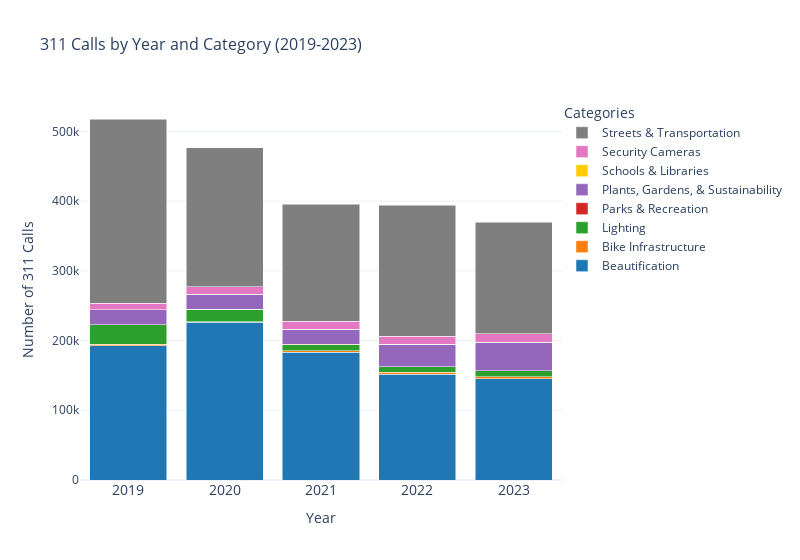
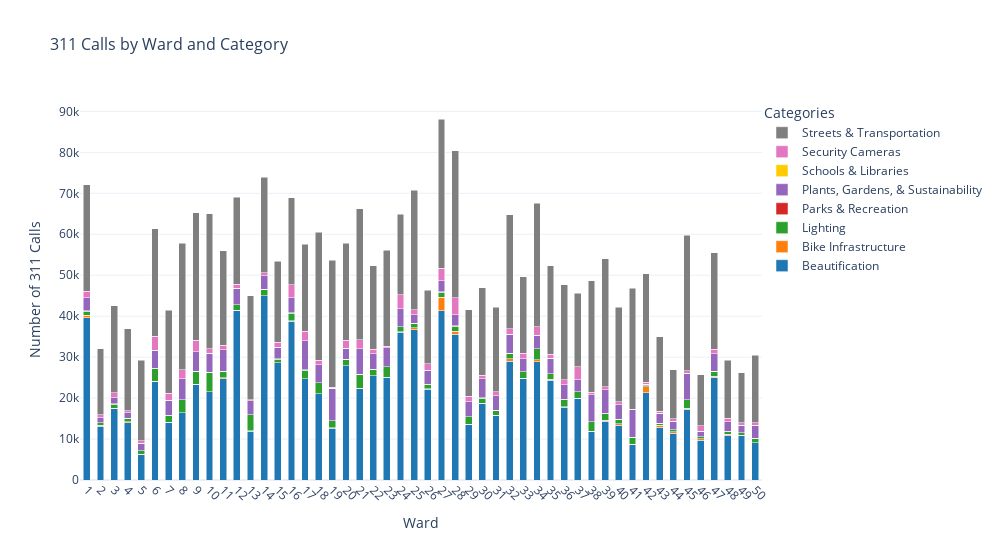
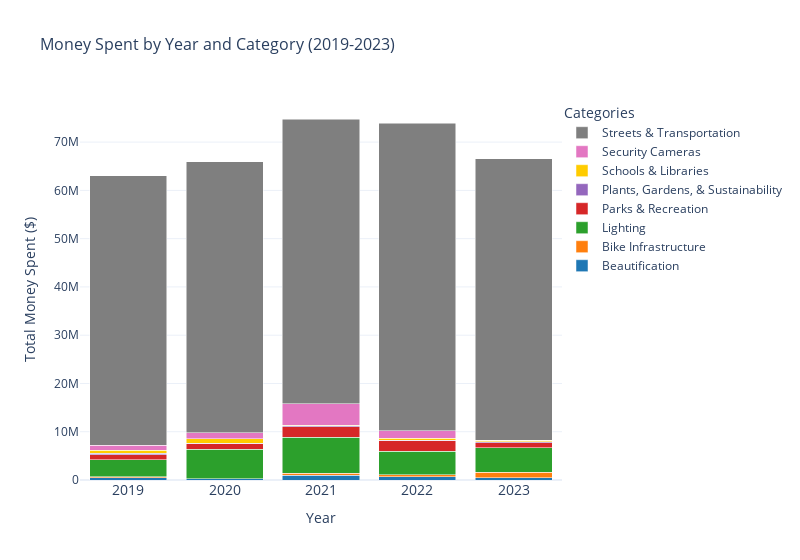
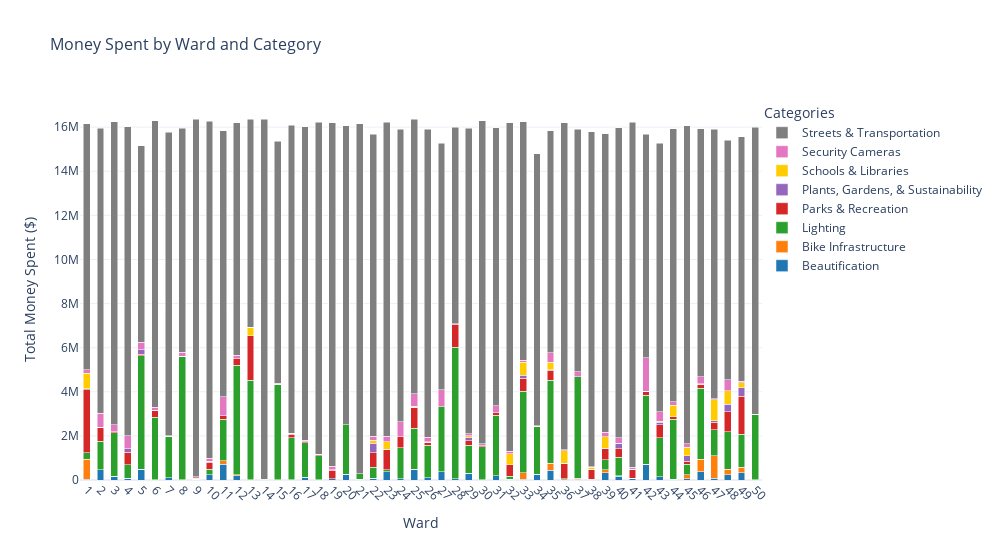

The notebook cell saved with these charts, in order:
### Code cell
# plotly
import csv
import pathlib
from collections import defaultdict
import plotly.graph_objects as go
from plotly.offline import init_notebook_mode
init_notebook_mode(connected=True)

# CSV file path
csv_file = pathlib.Path.cwd().parent.parent / "30122-project-gitmoney" / "data" / "calls_money.csv"


# Use relative path from current directory to data directory
#csv_file = pathlib.Path(__file__).parent.parent / "data" / "calls_money.csv"
print(f"File path: {csv_file}")


def plot_calls_by_year_and_ward(csv_file: pathlib.Path):
    """
    Plot four interactive stacked bar charts: calls and money spent by year and ward, categorized.

    Parameters:
        csv_file (Path): Path to CSV file with year, ward, category, calls, and total_cost

    Returns:
        None (displays four plots)
    """
    # Load CSV data 
  
    with open(csv_file, 'r', encoding='utf-8') as f:
        reader = csv.DictReader(f)
        data = [{k.strip(): float(v) if k in ('calls', 'total_cost') else int(v) if k in ('year', 'ward') else v 
                    for k, v in row.items()} for row in reader]
 
    # Single-pass aggregation
    calls_by_year = defaultdict(lambda: defaultdict(int))
    calls_by_ward = defaultdict(lambda: defaultdict(int))
    money_by_year = defaultdict(lambda: defaultdict(float))
    money_by_ward = defaultdict(lambda: defaultdict(float))

    for entry in data:
        year = entry['year']
        ward = entry['ward']
        category = entry['category']
        calls = entry['calls']
        cost = entry['total_cost']

        if 2019 <= year <= 2023:
            calls_by_year[year][category] += calls
            money_by_year[year][category] += cost
        calls_by_ward[ward][category] += calls
        money_by_ward[ward][category] += cost

    # Extract sorted keys
    years = sorted(calls_by_year.keys())
    wards = sorted(calls_by_ward.keys())
    categories = sorted(set().union(*[set(calls_by_year[y].keys()) for y in years]))

    # Optimized 10-color palette
    color_palette = [
        '#1f77b4', '#ff7f0e', '#2ca02c', '#d62728', '#9467bd', 
        '#ffcc00', '#e377c2', '#7f7f7f', '#17becf', '#75701F'
    ]
    if len(categories) > len(color_palette):
        print(f"Warning: {len(categories)} categories exceed palette size ({len(color_palette)}).")
    category_colors = {cat: color_palette[i % len(color_palette)] for i, cat in enumerate(categories)}

    # Interactive stacked bar chart function 
    def plot_stacked_bars(x_values, data_dict, title, x_label, y_label, rotate_x=False):
        traces = []
        for category in categories:
            values = [data_dict[x].get(category, 0) for x in x_values]
            traces.append(go.Bar(
                x=x_values,
                y=values,
                name=category,
                hovertemplate='%{y}<extra></extra>',
                marker=dict(color=category_colors[category]),
                hoverinfo='y+name',
                width=0.5 if rotate_x else 0.8  
            ))

        # layout 
        layout = go.Layout(
            title=dict(text=title, font_size=16),
            barmode='stack',
            xaxis=dict(
                title=x_label,
                tickangle=45 if rotate_x else 0, 
                tickfont=dict(size=12 if rotate_x else 14),  
                tickmode='array',
                tickvals=x_values, 
                ticktext=[str(int(x)) for x in x_values],  
                automargin=True,  
                ticklen=8,  
                tickwidth=1
            ),
            yaxis=dict(title=y_label),
            hovermode='x unified',
            template="plotly_white",
            legend=dict(title="Categories", x=1, y=1, bgcolor="rgba(255,255,255,0.5)"),
            width=1000 if rotate_x else 800  
        )

        fig = go.Figure(data=traces, layout=layout)
        fig.show()

    # Plot all four charts
    plot_stacked_bars(years, calls_by_year, '311 Calls by Year and Category (2019-2023)', 'Year', 'Number of 311 Calls', rotate_x=False)
    plot_stacked_bars(wards, calls_by_ward, '311 Calls by Ward and Category', 'Ward', 'Number of 311 Calls', rotate_x=True)
    plot_stacked_bars(years, money_by_year, 'Money Spent by Year and Category (2019-2023)', 'Year', 'Total Money Spent ($)', rotate_x=False)
    plot_stacked_bars(wards, money_by_ward, 'Money Spent by Ward and Category', 'Ward', 'Total Money Spent ($)', rotate_x=True)

# Run the real data
if __name__ == "__main__":
    plot_calls_by_year_and_ward(csv_file)

### Figure 1 — Plotly figure (JSON) as saved in the notebook; plotly's stock layout.template omitted (floating-point values rounded to 4 significant figures)
{"data": [{"hoverinfo": "y+name", "hovertemplate": "%{y}<extra></extra>", "marker": {"color": "#1f77b4"}, "name": "Beautification", "type": "bar", "width": 0.8, "x": [2019, 2020, 2021, 2022, 2023], "y": [192651, 226121, 183231, 151475, 145395]}, {"hoverinfo": "y+name", "hovertemplate": "%{y}<extra></extra>", "marker": {"color": "#ff7f0e"}, "name": "Bike Infrastructure", "type": "bar", "width": 0.8, "x": [2019, 2020, 2021, 2022, 2023], "y": [2119, 1118, 1986, 3446, 2734]}, {"hoverinfo": "y+name", "hovertemplate": "%{y}<extra></extra>", "marker": {"color": "#2ca02c"}, "name": "Lighting", "type": "bar", "width": 0.8, "x": [2019, 2020, 2021, 2022, 2023], "y": [27863, 17720, 8870, 7559, 8501]}, {"hoverinfo": "y+name", "hovertemplate": "%{y}<extra></extra>", "marker": {"color": "#d62728"}, "name": "Parks & Recreation", "type": "bar", "width": 0.8, "x": [2019, 2020, 2021, 2022, 2023], "y": [404, 135, 596, 338, 313]}, {"hoverinfo": "y+name", "hovertemplate": "%{y}<extra></extra>", "marker": {"color": "#9467bd"}, "name": "Plants, Gardens, & Sustainability", "type": "bar", "width": 0.8, "x": [2019, 2020, 2021, 2022, 2023], "y": [21484, 21141, 21727, 31647, 40708]}, {"hoverinfo": "y+name", "hovertemplate": "%{y}<extra></extra>", "marker": {"color": "#ffcc00"}, "name": "Schools & Libraries", "type": "bar", "width": 0.8, "x": [2019, 2020, 2021, 2022, 2023], "y": [0, 0, 0, 0, 0]}, {"hoverinfo": "y+name", "hovertemplate": "%{y}<extra></extra>", "marker": {"color": "#e377c2"}, "name": "Security Cameras", "type": "bar", "width": 0.8, "x": [2019, 2020, 2021, 2022, 2023], "y": [8966, 10835, 11289, 11720, 12045]}, {"hoverinfo": "y+name", "hovertemplate": "%{y}<extra></extra>", "marker": {"color": "#7f7f7f"}, "name": "Streets & Transportation", "type": "bar", "width": 0.8, "x": [2019, 2020, 2021, 2022, 2023], "y": [264391, 199902, 167919, 187936, 160300]}], "layout": {"barmode": "stack", "hovermode": "x unified", "legend": {"bgcolor": "rgba(255,255,255,0.5)", "title": {"text": "Categories"}, "x": 1, "y": 1}, "title": {"font": {"size": 16}, "text": "311 Calls by Year and Category (2019-2023)"}, "width": 800, "xaxis": {"automargin": true, "tickangle": 0, "tickfont": {"size": 14}, "ticklen": 8, "tickmode": "array", "ticktext": ["2019", "2020", "2021", "2022", "2023"], "tickvals": [2019, 2020, 2021, 2022, 2023], "tickwidth": 1, "title": {"text": "Year"}}, "yaxis": {"title": {"text": "Number of 311 Calls"}}}}

### Figure 2 — Plotly figure (JSON) as saved in the notebook; plotly's stock layout.template omitted (floating-point values rounded to 4 significant figures)
{"data": [{"hoverinfo": "y+name", "hovertemplate": "%{y}<extra></extra>", "marker": {"color": "#1f77b4"}, "name": "Beautification", "type": "bar", "width": 0.5, "x": [1, 2, 3, 4, 5, 6, 7, 8, 9, 10, 11, 12, 13, 14, 15, 16, 17, 18, 19, 20, 21, 22, 23, 24, 25, 26, 27, 28, 29, 30, 31, 32, 33, 34, 35, 36, 37, 38, 39, 40, 41, 42, 43, 44, 45, 46, 47, 48, 49, 50], "y": [39615, 13092, 17400, 14004, 6172, 24013, 14047, 16409, 23332, 21534, 24715, 41417, 11963, 44951, 28584, 38822, 24680, 21004, 12692, 27897, 22310, 25412, 25041, 36140, 36706, 22187, 41345, 35561, 13607, 18605, 15794, 28954, 24669, 28912, 24404, 17747, 19932, 11911, 14361, 13371, 8667, 21320, 12904, 11446, 17275, 9767, 25092, 10887, 10822, 9066]}, {"hoverinfo": "y+name", "hovertemplate": "%{y}<extra></extra>", "marker": {"color": "#ff7f0e"}, "name": "Bike Infrastructure", "type": "bar", "width": 0.5, "x": [1, 2, 3, 4, 5, 6, 7, 8, 9, 10, 11, 12, 13, 14, 15, 16, 17, 18, 19, 20, 21, 22, 23, 24, 25, 26, 27, 28, 29, 30, 31, 32, 33, 34, 35, 36, 37, 38, 39, 40, 41, 42, 43, 44, 45, 46, 47, 48, 49, 50], "y": [576, 288, 165, 260, 101, 115, 13, 14, 14, 34, 256, 37, 14, 28, 38, 8, 23, 10, 11, 21, 68, 17, 25, 20, 486, 109, 3280, 715, 15, 117, 60, 704, 206, 497, 150, 103, 29, 28, 259, 342, 27, 1437, 410, 290, 208, 322, 290, 246, 76, 58]}, {"hoverinfo": "y+name", "hovertemplate": "%{y}<extra></extra>", "marker": {"color": "#2ca02c"}, "name": "Lighting", "type": "bar", "width": 0.5, "x": [1, 2, 3, 4, 5, 6, 7, 8, 9, 10, 11, 12, 13, 14, 15, 16, 17, 18, 19, 20, 21, 22, 23, 24, 25, 26, 27, 28, 29, 30, 31, 32, 33, 34, 35, 36, 37, 38, 39, 40, 41, 42, 43, 44, 45, 46, 47, 48, 49, 50], "y": [1068, 619, 914, 810, 837, 3058, 1690, 3128, 3176, 4724, 1571, 1301, 4010, 1575, 905, 1908, 2156, 2675, 1736, 1559, 3391, 1577, 2615, 1250, 1048, 968, 1222, 1306, 1767, 1272, 1199, 1292, 1526, 2607, 1409, 1802, 1566, 2233, 1587, 1094, 1733, 253, 564, 528, 2073, 426, 1116, 703, 682, 1021]}, {"hoverinfo": "y+name", "hovertemplate": "%{y}<extra></extra>", "marker": {"color": "#d62728"}, "name": "Parks & Recreation", "type": "bar", "width": 0.5, "x": [1, 2, 3, 4, 5, 6, 7, 8, 9, 10, 11, 12, 13, 14, 15, 16, 17, 18, 19, 20, 21, 22, 23, 24, 25, 26, 27, 28, 29, 30, 31, 32, 33, 34, 35, 36, 37, 38, 39, 40, 41, 42, 43, 44, 45, 46, 47, 48, 49, 50], "y": [29, 9, 108, 46, 37, 131, 56, 76, 73, 39, 27, 24, 2, 8, 44, 119, 48, 17, 30, 61, 79, 11, 11, 69, 47, 67, 99, 113, 62, 31, 10, 8, 37, 60, 27, 25, 47, 10, 42, 15, 14, 15, 12, 8, 23, 24, 20, 26, 6, 13]}, {"hoverinfo": "y+name", "hovertemplate": "%{y}<extra></extra>", "marker": {"color": "#9467bd"}, "name": "Plants, Gardens, & Sustainability", "type": "bar", "width": 0.5, "x": [1, 2, 3, 4, 5, 6, 7, 8, 9, 10, 11, 12, 13, 14, 15, 16, 17, 18, 19, 20, 21, 22, 23, 24, 25, 26, 27, 28, 29, 30, 31, 32, 33, 34, 35, 36, 37, 38, 39, 40, 41, 42, 43, 44, 45, 46, 47, 48, 49, 50], "y": [3249, 1219, 1515, 1275, 1801, 4344, 3677, 5099, 4697, 4595, 5257, 4016, 3383, 3345, 2867, 3698, 7061, 4484, 7921, 2623, 6190, 3819, 4571, 4307, 2006, 3471, 2744, 2650, 3645, 4680, 3493, 4610, 3185, 3262, 3761, 3592, 2949, 6668, 5731, 3605, 6654, 412, 2386, 2088, 6448, 1405, 4326, 2327, 1800, 3172]}, {"hoverinfo": "y+name", "hovertemplate": "%{y}<extra></extra>", "marker": {"color": "#ffcc00"}, "name": "Schools & Libraries", "type": "bar", "width": 0.5, "x": [1, 2, 3, 4, 5, 6, 7, 8, 9, 10, 11, 12, 13, 14, 15, 16, 17, 18, 19, 20, 21, 22, 23, 24, 25, 26, 27, 28, 29, 30, 31, 32, 33, 34, 35, 36, 37, 38, 39, 40, 41, 42, 43, 44, 45, 46, 47, 48, 49, 50], "y": [0, 0, 0, 0, 0, 0, 0, 0, 0, 0, 0, 0, 0, 0, 0, 0, 0, 0, 0, 0, 0, 0, 0, 0, 0, 0, 0, 0, 0, 0, 0, 0, 0, 0, 0, 0, 0, 0, 0, 0, 0, 0, 0, 0, 0, 0, 0, 0, 0, 0]}, {"hoverinfo": "y+name", "hovertemplate": "%{y}<extra></extra>", "marker": {"color": "#e377c2"}, "name": "Security Cameras", "type": "bar", "width": 0.5, "x": [1, 2, 3, 4, 5, 6, 7, 8, 9, 10, 11, 12, 13, 14, 15, 16, 17, 18, 19, 20, 21, 22, 23, 24, 25, 26, 27, 28, 29, 30, 31, 32, 33, 34, 35, 36, 37, 38, 39, 40, 41, 42, 43, 44, 45, 46, 47, 48, 49, 50], "y": [1526, 650, 1169, 522, 676, 3395, 1707, 2150, 2790, 1105, 1032, 1024, 283, 678, 1237, 3066, 2371, 1109, 293, 1988, 2222, 1045, 425, 3482, 1340, 1550, 2993, 4128, 1399, 922, 1037, 1403, 1340, 2125, 945, 1232, 3082, 619, 801, 664, 218, 437, 570, 574, 672, 1263, 1062, 880, 553, 710]}, {"hoverinfo": "y+name", "hovertemplate": "%{y}<extra></extra>", "marker": {"color": "#7f7f7f"}, "name": "Streets & Transportation", "type": "bar", "width": 0.5, "x": [1, 2, 3, 4, 5, 6, 7, 8, 9, 10, 11, 12, 13, 14, 15, 16, 17, 18, 19, 20, 21, 22, 23, 24, 25, 26, 27, 28, 29, 30, 31, 32, 33, 34, 35, 36, 37, 38, 39, 40, 41, 42, 43, 44, 45, 46, 47, 48, 49, 50], "y": [26019, 16192, 21316, 19963, 19667, 26337, 20221, 30961, 31173, 33032, 23094, 21181, 25342, 23367, 19700, 21310, 21258, 31252, 30941, 23626, 31977, 20433, 23381, 19614, 29178, 17947, 36468, 35925, 21118, 21319, 20546, 27797, 18698, 30071, 21680, 23227, 18013, 27243, 31200, 23115, 29554, 26445, 18100, 12045, 33089, 12505, 23580, 14127, 12216, 16472]}], "layout": {"barmode": "stack", "hovermode": "x unified", "legend": {"bgcolor": "rgba(255,255,255,0.5)", "title": {"text": "Categories"}, "x": 1, "y": 1}, "title": {"font": {"size": 16}, "text": "311 Calls by Ward and Category"}, "width": 1000, "xaxis": {"automargin": true, "tickangle": 45, "tickfont": {"size": 12}, "ticklen": 8, "tickmode": "array", "ticktext": ["1", "2", "3", "4", "5", "6", "7", "8", "9", "10", "11", "12", "13", "14", "15", "16", "17", "18", "19", "20", "21", "22", "23", "24", "25", "26", "27", "28", "29", "30", "31", "32", "33", "34", "35", "36", "37", "38", "39", "40", "41", "42", "43", "44", "45", "46", "47", "48", "49", "50"], "tickvals": [1, 2, 3, 4, 5, 6, 7, 8, 9, 10, 11, 12, 13, 14, 15, 16, 17, 18, 19, 20, 21, 22, 23, 24, 25, 26, 27, 28, 29, 30, 31, 32, 33, 34, 35, 36, 37, 38, 39, 40, 41, 42, 43, 44, 45, 46, 47, 48, 49, 50], "tickwidth": 1, "title": {"text": "Ward"}}, "yaxis": {"title": {"text": "Number of 311 Calls"}}}}

### Figure 3 — Plotly figure (JSON) as saved in the notebook; plotly's stock layout.template omitted (floating-point values rounded to 4 significant figures)
{"data": [{"hoverinfo": "y+name", "hovertemplate": "%{y}<extra></extra>", "marker": {"color": "#1f77b4"}, "name": "Beautification", "type": "bar", "width": 0.8, "x": [2019, 2020, 2021, 2022, 2023], "y": [475637, 218825, 961918, 637405, 468730]}, {"hoverinfo": "y+name", "hovertemplate": "%{y}<extra></extra>", "marker": {"color": "#ff7f0e"}, "name": "Bike Infrastructure", "type": "bar", "width": 0.8, "x": [2019, 2020, 2021, 2022, 2023], "y": [219000, 71000, 452500, 427500, 1176263]}, {"hoverinfo": "y+name", "hovertemplate": "%{y}<extra></extra>", "marker": {"color": "#2ca02c"}, "name": "Lighting", "type": "bar", "width": 0.8, "x": [2019, 2020, 2021, 2022, 2023], "y": [3456041, 6069707, 7480645, 4894523, 5042751]}, {"hoverinfo": "y+name", "hovertemplate": "%{y}<extra></extra>", "marker": {"color": "#d62728"}, "name": "Parks & Recreation", "type": "bar", "width": 0.8, "x": [2019, 2020, 2021, 2022, 2023], "y": [1110120, 1114975, 2149540, 2190833, 1077081]}, {"hoverinfo": "y+name", "hovertemplate": "%{y}<extra></extra>", "marker": {"color": "#9467bd"}, "name": "Plants, Gardens, & Sustainability", "type": "bar", "width": 0.8, "x": [2019, 2020, 2021, 2022, 2023], "y": [258371, 190406, 164000, 91700, 160000]}, {"hoverinfo": "y+name", "hovertemplate": "%{y}<extra></extra>", "marker": {"color": "#ffcc00"}, "name": "Schools & Libraries", "type": "bar", "width": 0.8, "x": [2019, 2020, 2021, 2022, 2023], "y": [695000, 926233, 89750, 395360, 320634]}, {"hoverinfo": "y+name", "hovertemplate": "%{y}<extra></extra>", "marker": {"color": "#e377c2"}, "name": "Security Cameras", "type": "bar", "width": 0.8, "x": [2019, 2020, 2021, 2022, 2023], "y": [965856, 1207779, 4482962, 1551966, 34000]}, {"hoverinfo": "y+name", "hovertemplate": "%{y}<extra></extra>", "marker": {"color": "#7f7f7f"}, "name": "Streets & Transportation", "type": "bar", "width": 0.8, "x": [2019, 2020, 2021, 2022, 2023], "y": [55884972, 56155076, 59008589, 63730102, 58317014]}], "layout": {"barmode": "stack", "hovermode": "x unified", "legend": {"bgcolor": "rgba(255,255,255,0.5)", "title": {"text": "Categories"}, "x": 1, "y": 1}, "title": {"font": {"size": 16}, "text": "Money Spent by Year and Category (2019-2023)"}, "width": 800, "xaxis": {"automargin": true, "tickangle": 0, "tickfont": {"size": 14}, "ticklen": 8, "tickmode": "array", "ticktext": ["2019", "2020", "2021", "2022", "2023"], "tickvals": [2019, 2020, 2021, 2022, 2023], "tickwidth": 1, "title": {"text": "Year"}}, "yaxis": {"title": {"text": "Total Money Spent ($)"}}}}

### Figure 4 — Plotly figure (JSON) as saved in the notebook; plotly's stock layout.template omitted (floating-point values rounded to 4 significant figures)
{"data": [{"hoverinfo": "y+name", "hovertemplate": "%{y}<extra></extra>", "marker": {"color": "#1f77b4"}, "name": "Beautification", "type": "bar", "width": 0.5, "x": [1, 2, 3, 4, 5, 6, 7, 8, 9, 10, 11, 12, 13, 14, 15, 16, 17, 18, 19, 20, 21, 22, 23, 24, 25, 26, 27, 28, 29, 30, 31, 32, 33, 34, 35, 36, 37, 38, 39, 40, 41, 42, 43, 44, 45, 46, 47, 48, 49, 50], "y": [36000, 465965, 180150, 88069, 480679, 20750, 107703, 16500, 13600, 236888, 718426, 203401, 18345, 0, 7800, 14400, 130600, 17595, 51100, 256148, 23362, 88700, 369194, 63443, 458197, 96011, 374551, 46850, 313157, 10000, 188547, 34100, 32000, 264300, 453425, 16700, 41757, 10300, 325350, 171961, 68650, 701714, 143976, 35850, 60909, 374864, 70300, 236850, 337028, 14000]}, {"hoverinfo": "y+name", "hovertemplate": "%{y}<extra></extra>", "marker": {"color": "#ff7f0e"}, "name": "Bike Infrastructure", "type": "bar", "width": 0.5, "x": [1, 2, 3, 4, 5, 6, 7, 8, 9, 10, 11, 12, 13, 14, 15, 16, 17, 18, 19, 20, 21, 22, 23, 24, 25, 26, 27, 28, 29, 30, 31, 32, 33, 34, 35, 36, 37, 38, 39, 40, 41, 42, 43, 44, 45, 46, 47, 48, 49, 50], "y": [900000, 0, 0, 0, 0, 0, 0, 0, 0, 0, 150000, 30000, 0, 0, 0, 0, 0, 0, 0, 0, 0, 0, 0, 0, 26500, 0, 0, 0, 0, 0, 0, 5000, 297763, 0, 315365, 0, 45000, 0, 150000, 23000, 0, 18000, 0, 0, 175716, 565500, 1034500, 255500, 247000, 0]}, {"hoverinfo": "y+name", "hovertemplate": "%{y}<extra></extra>", "marker": {"color": "#2ca02c"}, "name": "Lighting", "type": "bar", "width": 0.5, "x": [1, 2, 3, 4, 5, 6, 7, 8, 9, 10, 11, 12, 13, 14, 15, 16, 17, 18, 19, 20, 21, 22, 23, 24, 25, 26, 27, 28, 29, 30, 31, 32, 33, 34, 35, 36, 37, 38, 39, 40, 41, 42, 43, 44, 45, 46, 47, 48, 49, 50], "y": [308844, 1294152, 1968675, 599679, 5151668, 2822448, 1866200, 5601809, 26512, 243950, 1880866, 4980847, 4498570, 2349, 4341187, 1907642, 1552550, 1091690, 1600, 2239974, 267450, 481728, 96000, 1397683, 1860600, 1473050, 2936912, 5963549, 1253849, 1498260, 2757781, 141500, 3698950, 2166305, 3745950, 44363, 4596450, 16750, 452721, 827499, 3550, 3112864, 1777850, 2720843, 482250, 3217700, 1163149, 1696750, 1490726, 2966032]}, {"hoverinfo": "y+name", "hovertemplate": "%{y}<extra></extra>", "marker": {"color": "#d62728"}, "name": "Parks & Recreation", "type": "bar", "width": 0.5, "x": [1, 2, 3, 4, 5, 6, 7, 8, 9, 10, 11, 12, 13, 14, 15, 16, 17, 18, 19, 20, 21, 22, 23, 24, 25, 26, 27, 28, 29, 30, 31, 32, 33, 34, 35, 36, 37, 38, 39, 40, 41, 42, 43, 44, 45, 46, 47, 48, 49, 50], "y": [2839999, 622305, 34000, 577340, 70580, 325000, 0, 0, 0, 335000, 172829, 284850, 2015000, 0, 0, 150000, 50000, 50000, 395118, 0, 0, 674000, 930829, 500000, 951276, 150000, 0, 1025000, 209500, 45000, 100000, 500000, 576904, 0, 468000, 690578, 0, 470000, 490616, 390000, 402000, 189319, 575201, 104988, 132500, 167735, 350100, 914900, 1728925, 0]}, {"hoverinfo": "y+name", "hovertemplate": "%{y}<extra></extra>", "marker": {"color": "#9467bd"}, "name": "Plants, Gardens, & Sustainability", "type": "bar", "width": 0.5, "x": [1, 2, 3, 4, 5, 6, 7, 8, 9, 10, 11, 12, 13, 14, 15, 16, 17, 18, 19, 20, 21, 22, 23, 24, 25, 26, 27, 28, 29, 30, 31, 32, 33, 34, 35, 36, 37, 38, 39, 40, 41, 42, 43, 44, 45, 46, 47, 48, 49, 50], "y": [50000, 18841, 15129, 150000, 212595, 0, 0, 0, 0, 30000, 0, 0, 4438, 0, 0, 47200, 0, 0, 20515, 4289, 0, 415000, 0, 539, 2576, 0, 0, 0, 151788, 0, 0, 0, 134241, 0, 21275, 0, 0, 0, 25000, 262535, 17100, 1050, 114180, 14532, 249000, 22972, 74385, 334498, 377000, 0]}, {"hoverinfo": "y+name", "hovertemplate": "%{y}<extra></extra>", "marker": {"color": "#ffcc00"}, "name": "Schools & Libraries", "type": "bar", "width": 0.5, "x": [1, 2, 3, 4, 5, 6, 7, 8, 9, 10, 11, 12, 13, 14, 15, 16, 17, 18, 19, 20, 21, 22, 23, 24, 25, 26, 27, 28, 29, 30, 31, 32, 33, 34, 35, 36, 37, 38, 39, 40, 41, 42, 43, 44, 45, 46, 47, 48, 49, 50], "y": [708363, 0, 0, 0, 0, 0, 0, 0, 49115, 0, 0, 0, 395000, 0, 0, 0, 0, 0, 0, 0, 0, 140000, 339352, 0, 50000, 20000, 0, 9400, 75000, 0, 0, 500000, 594542, 0, 339000, 583900, 0, 80650, 511233, 0, 0, 0, 53500, 510200, 383100, 9057, 956284, 600899, 232222, 0]}, {"hoverinfo": "y+name", "hovertemplate": "%{y}<extra></extra>", "marker": {"color": "#e377c2"}, "name": "Security Cameras", "type": "bar", "width": 0.5, "x": [1, 2, 3, 4, 5, 6, 7, 8, 9, 10, 11, 12, 13, 14, 15, 16, 17, 18, 19, 20, 21, 22, 23, 24, 25, 26, 27, 28, 29, 30, 31, 32, 33, 34, 35, 36, 37, 38, 39, 40, 41, 42, 43, 44, 45, 46, 47, 48, 49, 50], "y": [152459, 624346, 311721, 586139, 324557, 128350, 24776, 165793, 67500, 135933, 854802, 147622, 5400, 24776, 46000, 0, 79772, 5485, 163985, 1800, 0, 173391, 239356, 676674, 559188, 199926, 785795, 48300, 104904, 81087, 319530, 123680, 102237, 22500, 428083, 38281, 215552, 24776, 210738, 241789, 87534, 1530828, 421188, 163316, 169377, 319435, 27011, 497221, 57820, 0]}, {"hoverinfo": "y+name", "hovertemplate": "%{y}<extra></extra>", "marker": {"color": "#7f7f7f"}, "name": "Streets & Transportation", "type": "bar", "width": 0.5, "x": [1, 2, 3, 4, 5, 6, 7, 8, 9, 10, 11, 12, 13, 14, 15, 16, 17, 18, 19, 20, 21, 22, 23, 24, 25, 26, 27, 28, 29, 30, 31, 32, 33, 34, 35, 36, 37, 38, 39, 40, 41, 42, 43, 44, 45, 46, 47, 48, 49, 50], "y": [11170222, 12915192, 13728358, 14022278, 8926842, 13001008, 13768943, 10159947, 16200339, 15282626, 12070273, 10549029, 9433038, 16340650, 10966875, 13957405, 14206772, 15050023, 15562419, 13568077, 15872045, 13707243, 14256318, 13277046, 12453773, 13958724, 11166723, 8900142, 13839997, 14654250, 12601556, 14900411, 10812084, 12340913, 10077379, 14828855, 11008218, 15200024, 13538235, 14053471, 15646368, 10125979, 12188711, 12384443, 14408966, 11255106, 12224804, 10871670, 11095586, 13010019]}], "layout": {"barmode": "stack", "hovermode": "x unified", "legend": {"bgcolor": "rgba(255,255,255,0.5)", "title": {"text": "Categories"}, "x": 1, "y": 1}, "title": {"font": {"size": 16}, "text": "Money Spent by Ward and Category"}, "width": 1000, "xaxis": {"automargin": true, "tickangle": 45, "tickfont": {"size": 12}, "ticklen": 8, "tickmode": "array", "ticktext": ["1", "2", "3", "4", "5", "6", "7", "8", "9", "10", "11", "12", "13", "14", "15", "16", "17", "18", "19", "20", "21", "22", "23", "24", "25", "26", "27", "28", "29", "30", "31", "32", "33", "34", "35", "36", "37", "38", "39", "40", "41", "42", "43", "44", "45", "46", "47", "48", "49", "50"], "tickvals": [1, 2, 3, 4, 5, 6, 7, 8, 9, 10, 11, 12, 13, 14, 15, 16, 17, 18, 19, 20, 21, 22, 23, 24, 25, 26, 27, 28, 29, 30, 31, 32, 33, 34, 35, 36, 37, 38, 39, 40, 41, 42, 43, 44, 45, 46, 47, 48, 49, 50], "tickwidth": 1, "title": {"text": "Ward"}}, "yaxis": {"title": {"text": "Total Money Spent ($)"}}}}
